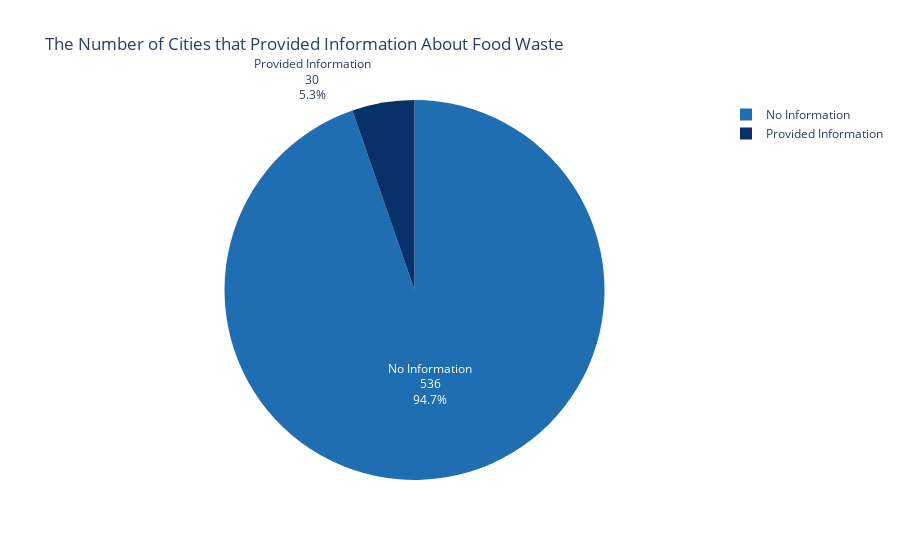

The notebook cell this image was saved under:
### Markdown cell above
# Section 2: Food Waste Per Capita Nutrition Loss KPI
<a id="sec_2"></a>

Before we introduce the ***Food Waste Per Capita Nutrition Loss KPI***, we have to explore the information that the cities provided about food waste. As shown in the below pie chart, only 30 cities provided information about the magnitude of food waste. This accounts to around 5% of the cities in the survey.

### Code cell
# Pie Chart for food waste responses
draw_pie_chart(labels=responses_labels, 
               values=c_2020_fwaste_responses, 
               chart_title='The Number of Cities that Provided Information About Food Waste', 
               textinfo='label+value+percent', 
               colors = pie_colors)

### Figure 1 — Plotly figure (JSON) as saved in the notebook; plotly's stock layout.template omitted (floating-point values rounded to 4 significant figures)
{"data": [{"labels": ["Provided Information", "No Information"], "marker": {"colors": ["#083069", "#1F6EB1", "#6BAED6", "E7F1FA"]}, "textinfo": "label+value+percent", "type": "pie", "values": [30, 536]}], "layout": {"title": {"text": "The Number of Cities that Provided Information About Food Waste"}}}
